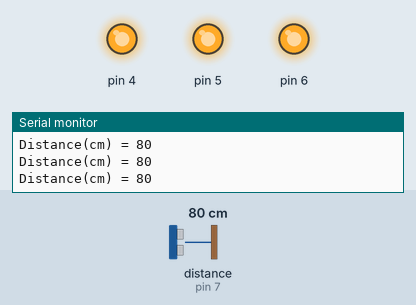
The sketch below on a simulated Arduino Uno, built with avr-gcc and run on an emulated ATmega328P. Parts: output pins drawn as LEDs (lit = HIGH), the last lines printed to the serial monitor. Wiring (inferred from the names in the program): ultrasonic range finder: trigger pin 8; echo pin 7. The test bench sets the inputs (shaded band); at power-on: distance to the obstacle (sensor on pin 7) 80 cm. The echo pulse lasts 58.3 µs per cm; pins used as bus, display or sensor lines are not drawn.

Above: at 1.2 s.
1.3 s: distance to the obstacle (sensor on pin 7) set to 2 cm
At 2.4 s:
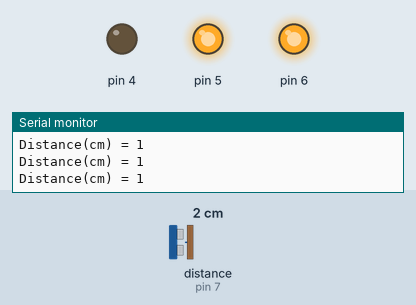
2.8 s: distance to the obstacle (sensor on pin 7) set to 18 cm
At 4.2 s:
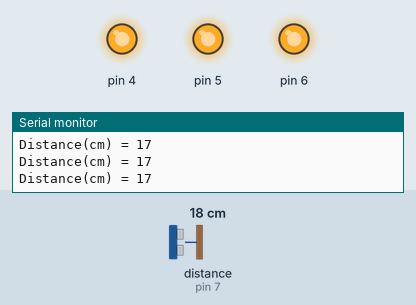
Timing chart, 0 to 5.8 s (numbered marks = the images above; inputs shaded):
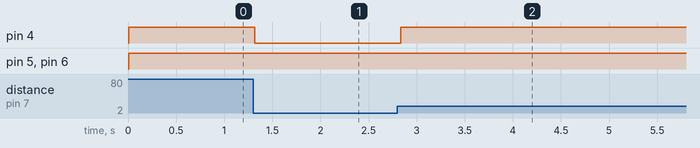

Measured:
- after the input at 1.3 s, pin 4: HIGH → LOW at once
- after the input at 2.8 s, pin 4: LOW → HIGH at once

The sketch:

curiseDC.ino
```cpp
int distance;
int triggerPin = 8;
int echoPin = 7;

void setup(){
  Serial.begin(9600);
  pinMode(4, OUTPUT);
  pinMode(triggerPin,OUTPUT);
  pinMode(echoPin,INPUT);
}
void loop(){
  digitalWrite(triggerPin,HIGH);
  delayMicroseconds(10);
  digitalWrite(triggerPin,LOW);
  distance = pulseIn(echoPin,HIGH)/58;
  Serial.print("Distance(cm) = ");
  Serial.println(distance);
  if(distance == 10)
  {
    stoped();
  }
  else if(distance > 10)
  {
    Gofront();
  }
  else
  {
    Goback();
  }
}
void Gofront(){
    digitalWrite(4, HIGH);
    analogWrite(5, 255);
    digitalWrite(7, HIGH);
    analogWrite(6, 255);
}
void Goback(){
    digitalWrite(4, LOW);
    analogWrite(5, 255);
    digitalWrite(7, LOW);
    analogWrite(6, 255);
}
void stoped(){
    digitalWrite(4, HIGH);
    analogWrite(5, 0);
    digitalWrite(7, HIGH);
    analogWrite(6, 0);
}
```
